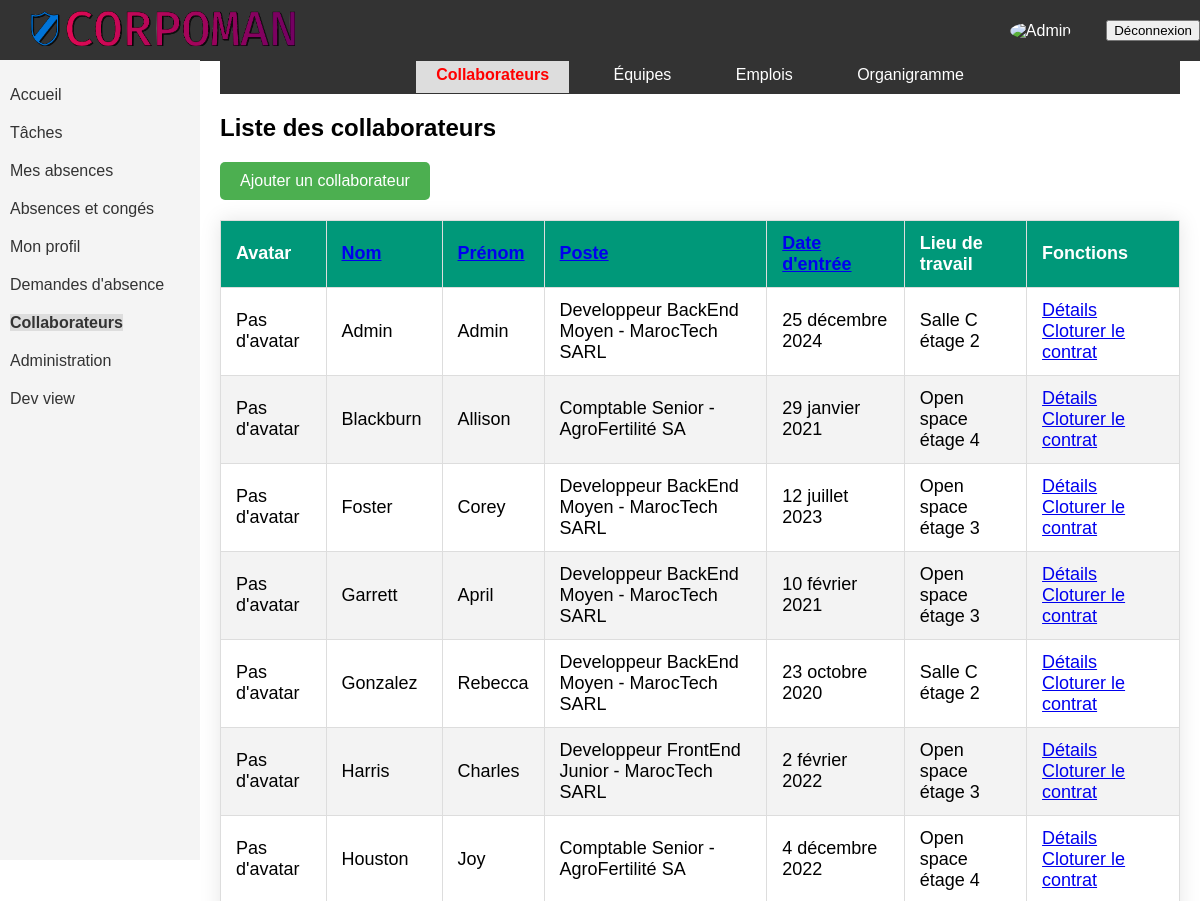
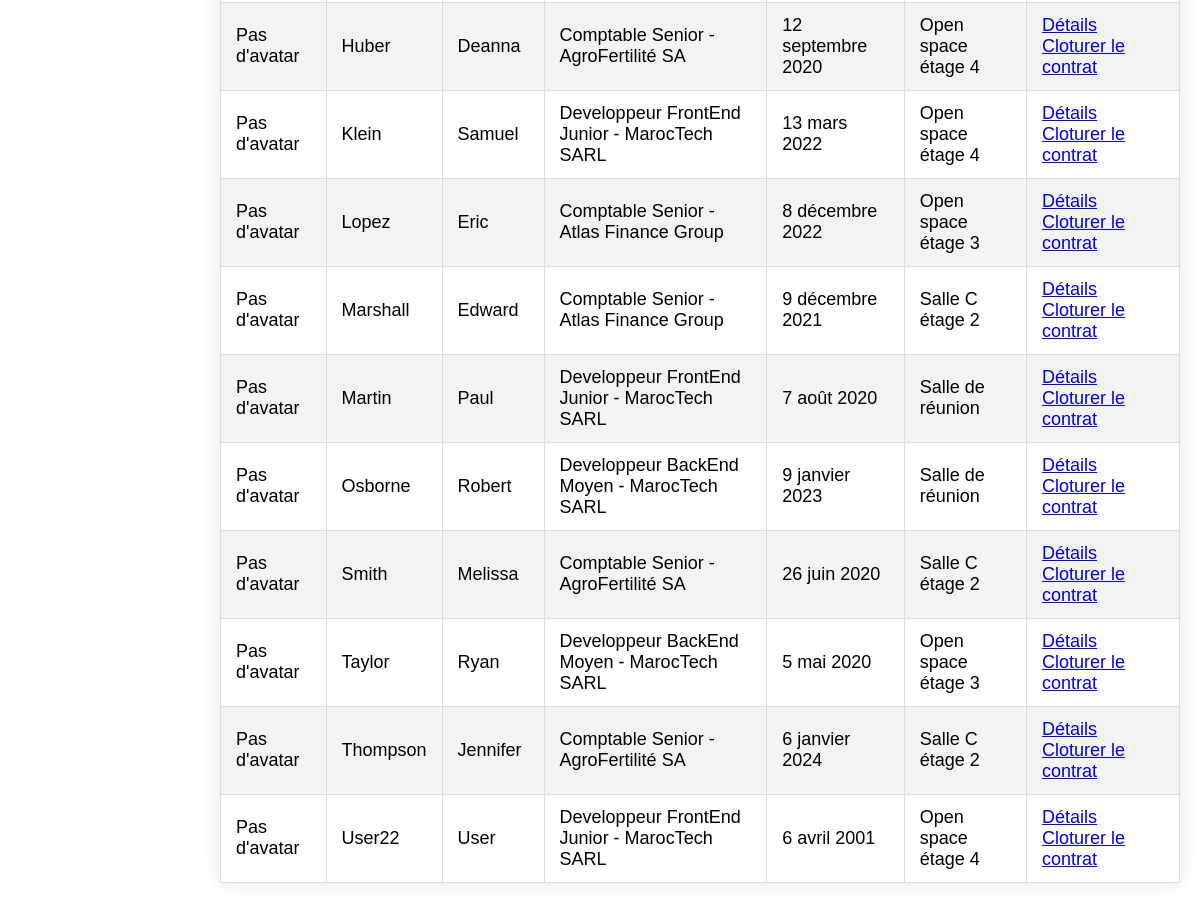
The page /collaborateurs/?sort=nom (signed in) on the database its author committed (2 pictures, top to bottom).
### corpoman/models.py (models this page shows, shortened)
class Collaborateur(models.Model):
    user = models.OneToOneField(User, on_delete=models.CASCADE, related_name='collaborateur', editable=False, null=True)
    prenom = models.CharField(max_length=100, verbose_name="Prénom")
    nom = models.CharField(max_length=100, verbose_name="Nom")
    avatar = models.ImageField(upload_to='avatars/', null=True, blank=True, validators=[validate_avatar])
    matricule = models.CharField(max_length=11, unique=True, default=generate_matricule, verbose_name="Matricule",
                                 editable=False)
    date_naissance = models.DateField(verbose_name="Date de naissance")
    GENRE_CHOICES = (
        ('M', 'Masculin'),
        ('F', 'Féminin'),
    )
    genre = models.CharField(max_length=10, choices=GENRE_CHOICES, verbose_name="Genre")
    nationalite = models.CharField(max_length=100, verbose_name="Nationalité")
    numero_telephone = models.CharField(max_length=20, verbose_name="Numéro de téléphone")
    adresse = models.CharField(max_length=255, verbose_name="Adresse")
    ville = models.CharField(max_length=100, verbose_name="Ville")
    code_postal = models.CharField(max_length=20, verbose_name="Code postal")
    departement = models.CharField(max_length=100, verbose_name="Département")
    pays = models.CharField(max_length=100, verbose_name="Pays")
    contact_urgence_nom = models.CharField(max_length=100,
                                           verbose_name="Nom de la personne à contacter en cas d'urgence")
    contact_urgence_telephone = models.CharField(max_length=20,
                                                 verbose_name="Téléphone de la personne à contacter en cas d'urgence")
    email_personnel = models.EmailField(verbose_name="Email Personnel")
    email_professionnel = models.EmailField(verbose_name="Email Professionnel")
    entite_juridique = models.ForeignKey('EntiteJuridique', on_delete=models.CASCADE,
                                         verbose_name="Entité Juridique associée à l'employé")
    date_anciennete = models.DateField(verbose_name="Date d'ancienneté")
    lieu_travail = models.ForeignKey('LieuTravail', on_delete=models.CASCADE, verbose_name="Lieu de travail")
    politique_conges = models.ForeignKey('PolitiqueAbsences', on_delete=models.CASCADE,
                                         verbose_name="Politique de congés")
    Equipe = models.ForeignKey('Equipe', on_delete=models.CASCADE, verbose_name="Équipe")
    contrat = models.ForeignKey('Contrat', on_delete=models.CASCADE, verbose_name="Contrat")
    emploi = models.ForeignKey('Emploi', on_delete=models.CASCADE, verbose_name="Emploi")
    manager = models.ForeignKey('self', on_delete=models.CASCADE, null=True, blank=True, verbose_name="Manager",
                                related_name='subordonnes')
    class Meta:
        verbose_name = "Collaborateur"
        verbose_name_plural = "Collaborateurs"

class Emploi(models.Model):
    INTITULE_CHOICES = (
        ('Junior', 'Junior'),
        ('Moyen', 'Moyen'),
        ('Senior', 'Senior'),
    )
    intitule = models.CharField(max_length=255, verbose_name="Intitulé de poste")
    entite_juridique = models.ForeignKey(
        'EntiteJuridique',
        on_delete=models.CASCADE,
        verbose_name="Entité Juridique"
    )
    niveau = models.CharField(
        max_length=10,
        choices=INTITULE_CHOICES,
        verbose_name="Niveau"
    )
    class Meta:
        verbose_name = "Emploi"
        verbose_name_plural = "Emplois"
    def __str__(self):
        return f"{self.intitule} {self.niveau} - {self.entite_juridique}"

class EntiteJuridique(models.Model):
    raison_sociale = models.CharField(max_length=255, verbose_name="Raison sociale (Nom)")
    matricule = models.CharField(max_length=100, verbose_name="Matricule")
    adresse_domiciliation = models.CharField(max_length=255, verbose_name="Adresse de Domiciliation")
    ville = models.CharField(max_length=100, verbose_name="Ville")
    code_postal = models.CharField(max_length=20, verbose_name="Code postal")
    departement = models.CharField(max_length=100, verbose_name="Département")
    pays = models.CharField(max_length=100, verbose_name="Pays", choices=country_choices())
    class Meta:
        verbose_name = "Entité Juridique"
        verbose_name_plural = "Entités Juridiques"
    def __str__(self):
        return self.raison_sociale

class LieuTravail(models.Model):
    TYPE_CHOICES = (
        ('OpenSpace', 'OpenSpace'),
        ('BureauPropre', 'Bureau Propre'),
        ('Itinerant', 'Itinérant'),
        ('Hybride', 'Hybride'),
    )
    designation = models.CharField(max_length=255, verbose_name="Désignation")
    description = models.TextField(verbose_name="Description")
    type = models.CharField(max_length=20, choices=TYPE_CHOICES, verbose_name="Type")
    capacite = models.PositiveIntegerField(verbose_name="Capacité")
    class Meta:
        verbose_name = "Lieu de travail"
        verbose_name_plural = "Lieux de travail"
    def __str__(self):
        return self.designation

### corpoman/views.py (the view)
# urls.py: path('collaborateurs/', collaborateurs_list, name='liste_collaborateurs'),
@user_passes_test(lambda u: u.is_superuser)
def collaborateurs_list(request):
    ids_collaborateurs_archives = ArchiveCollaborateur.objects.values_list('id', flat=True)
    collaborateurs = Collaborateur.objects.exclude(id__in=ids_collaborateurs_archives)
    sort_by = request.GET.get('sort')
    sort_order = request.session.get('sort_order', 'asc')
    if sort_by == request.session.get('sort_by') and sort_order == 'asc':
        sort_order = 'desc'
    else:
        sort_order = 'asc'
    request.session['sort_by'] = sort_by
    request.session['sort_order'] = sort_order
    if sort_by == 'nom':
        collaborateurs = collaborateurs.order_by('-nom' if sort_order == 'desc' else 'nom')
    elif sort_by == 'prenom':
        collaborateurs = collaborateurs.order_by('-prenom' if sort_order == 'desc' else 'prenom')
    elif sort_by == 'emploi':
        collaborateurs = collaborateurs.order_by('-emploi' if sort_order == 'desc' else 'emploi')
    elif sort_by == 'date_anciennete':
        collaborateurs = collaborateurs.order_by('-date_anciennete' if sort_order == 'desc' else 'date_anciennete')
    return render(request, 'collaborateurs/collaborateurs.html', {'collaborateurs': collaborateurs})

### corpoman/templates/collaborateurs/collaborateurs.html (shortened to what this page needs)
{% extends 'base.html' %}
{% block content %}
<div class="navbarCollaborateurs">
    <ul>
        <li><a href="{% url 'liste_collaborateurs' %}" class="{% if request.path == '/collaborateurs/' %}active{% endif %}">Collaborateurs</a></li>
        <li><a href="{% url 'equipes-list' %}" class="{% if 'equipes' in request.path %}active{% endif %}">Équipes</a></li>
        <li><a href="{% url 'emploi-list' %}" class="{% if 'emplois' in request.path %}active{% endif %}">Emplois</a></li>
        <li><a href="{% url 'organigramme' %}" class="{% if 'organigramme' in request.path %}active{% endif %}">Organigramme</a></li>
    </ul>
</div>
    <h2>Liste des collaborateurs</h2>
    <table class="collaborateurs-table">
        <a  href="{% url 'ajouter_collaborateur'%}" class="button-link">Ajouter un collaborateur</a>
        <thead>
            <tr>
                <th>Avatar</th>
                <th><a href="?sort=nom">Nom</a></th>
                <th><a href="?sort=prenom">Prénom</a></th>
                <th><a href="?sort=emploi">Poste</a></th>
                <th><a href="?sort=date_anciennete">Date d'entrée</a></th>
                <th>Lieu de travail</th>
                <th>Fonctions</th>
            </tr>
        </thead>
        <tbody>
            {% for collaborateur in collaborateurs %}
            <tr>
                <td>{% if collaborateur.avatar %}
                    <img src="{{ collaborateur.avatar.url }}" alt="Avatar" height="50px">
                {% else %}
                    Pas d'avatar
                {% endif %}</td>
                <td>{{ collaborateur.nom }}</td>
                <td>{{ collaborateur.prenom }}</td>
                <td>{{ collaborateur.emploi }}</td>
                <td>{{ collaborateur.date_anciennete }}</td>
                <td>{{ collaborateur.lieu_travail }}</td>
                <td>
                    <a href="{% url 'modifier_collaborateur' pk=collaborateur.pk %}">Détails</a>
                    <a href="{% url 'supprimer_collaborateur' pk=collaborateur.pk %}">Cloturer le contrat</a>
                </td>
            </tr>
            {% endfor %}
        </tbody>
    </table>
{% endblock %}

### corpoman/static/css/styles.css (style rules this page uses)
body { font-family: Arial, sans-serif; margin: 0; padding: 0; }
.active, .accordion:hover { background-color: #ddd; color: #000; }
.navbarCollaborateurs { background-color: #333; color: #fff; padding: 10px 0; }
.navbarCollaborateurs ul { list-style-type: none; margin: 0; padding: 0; text-align: center; }
.navbarCollaborateurs ul li { display: inline-block; margin-right: 20px; }
.navbarCollaborateurs ul li:last-child { margin-right: 0; }
.navbarCollaborateurs ul li a { color: #fff; text-decoration: none; padding: 10px 20px; }
.navbarCollaborateurs ul li a.active { font-weight: bold; color: #ff0000; }
.collaborateurs-table { width: 100%; border-collapse: collapse; margin: 20px 0; font-size: 18px; font-family: 'Arial', sans-serif; text-align: left; box-shadow: 0 0 20px rgba(0, 0, 0, 0.1); }
.collaborateurs-table th, .collaborateurs-table td { border: 1px solid #ddd; padding: 12px 15px; }
.collaborateurs-table th { background-color: #009879; color: #ffffff; text-align: left; font-weight: bold; }
.collaborateurs-table tbody tr:nth-child(even) { background-color: #f3f3f3; }
.collaborateurs-table tbody tr { transition: background-color 0.3s ease; }
.button-link { display: inline-block; padding: 10px 20px; background-color: #4CAF50; color: white; text-align: center; text-decoration: none; border-radius: 5px; border: none; cursor: pointer; transition: background-color 0.3s; }

### rows shown on the page
Collaborateur: avatar "Pas d'avatar", nom "Admin", prenom "Admin", emploi "Developpeur BackEnd Moyen - MarocTech SARL", date_anciennete "25 décembre 2024", lieu_travail "Salle C étage 2"
Collaborateur: avatar "Pas d'avatar", nom "Blackburn", prenom "Allison", emploi "Comptable Senior - AgroFertilité SA", date_anciennete "29 janvier 2021", lieu_travail "Open space étage 4"
Collaborateur: avatar "Pas d'avatar", nom "Foster", prenom "Corey", emploi "Developpeur BackEnd Moyen - MarocTech SARL", date_anciennete "12 juillet 2023", lieu_travail "Open space étage 3"
Collaborateur: avatar "Pas d'avatar", nom "Garrett", prenom "April", emploi "Developpeur BackEnd Moyen - MarocTech SARL", date_anciennete "10 février 2021", lieu_travail "Open space étage 3"
Collaborateur: avatar "Pas d'avatar", nom "Gonzalez", prenom "Rebecca", emploi "Developpeur BackEnd Moyen - MarocTech SARL", date_anciennete "23 octobre 2020", lieu_travail "Salle C étage 2"
Collaborateur: avatar "Pas d'avatar", nom "Harris", prenom "Charles", emploi "Developpeur FrontEnd Junior - MarocTech SARL", date_anciennete "2 février 2022", lieu_travail "Open space étage 3"
Collaborateur: avatar "Pas d'avatar", nom "Houston", prenom "Joy", emploi "Comptable Senior - AgroFertilité SA", date_anciennete "4 décembre 2022", lieu_travail "Open space étage 4"
Collaborateur: avatar "Pas d'avatar", nom "Huber", prenom "Deanna", emploi "Comptable Senior - AgroFertilité SA", date_anciennete "12 septembre 2020", lieu_travail "Open space étage 4"
Collaborateur: avatar "Pas d'avatar", nom "Klein", prenom "Samuel", emploi "Developpeur FrontEnd Junior - MarocTech SARL", date_anciennete "13 mars 2022", lieu_travail "Open space étage 4"
Collaborateur: avatar "Pas d'avatar", nom "Lopez", prenom "Eric", emploi "Comptable Senior - Atlas Finance Group", date_anciennete "8 décembre 2022", lieu_travail "Open space étage 3"
Collaborateur: avatar "Pas d'avatar", nom "Marshall", prenom "Edward", emploi "Comptable Senior - Atlas Finance Group", date_anciennete "9 décembre 2021", lieu_travail "Salle C étage 2"
Collaborateur: avatar "Pas d'avatar", nom "Martin", prenom "Paul", emploi "Developpeur FrontEnd Junior - MarocTech SARL", date_anciennete "7 août 2020", lieu_travail "Salle de réunion"
Collaborateur: avatar "Pas d'avatar", nom "Osborne", prenom "Robert", emploi "Developpeur BackEnd Moyen - MarocTech SARL", date_anciennete "9 janvier 2023", lieu_travail "Salle de réunion"
Collaborateur: avatar "Pas d'avatar", nom "Smith", prenom "Melissa", emploi "Comptable Senior - AgroFertilité SA", date_anciennete "26 juin 2020", lieu_travail "Salle C étage 2"
Collaborateur: avatar "Pas d'avatar", nom "Taylor", prenom "Ryan", emploi "Developpeur BackEnd Moyen - MarocTech SARL", date_anciennete "5 mai 2020", lieu_travail "Open space étage 3"
Collaborateur: avatar "Pas d'avatar", nom "Thompson", prenom "Jennifer", emploi "Comptable Senior - AgroFertilité SA", date_anciennete "6 janvier 2024", lieu_travail "Salle C étage 2"
Collaborateur: avatar "Pas d'avatar", nom "User22", prenom "User", emploi "Developpeur FrontEnd Junior - MarocTech SARL", date_anciennete "6 avril 2001", lieu_travail "Open space étage 4"
